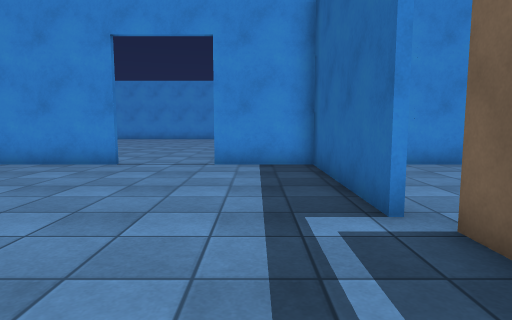
view 1 (above)

20 first-person views from a walk through a 3-D level made in the Unity game engine. The camera is 1.2 m above the floor, tilts 6° down and sees 75° across. The floor is counted in squares, 1 m on a side. Each view is taken from the middle of a square. On the plan, view 1 faces up. The plan holds only what a view shows up to about 14 squares ahead; the rest is blank. The place goes on beyond the plan. The player character is not drawn. Some animated figures are left out. Surface patterns are stand-ins for the level's own textures.

view 2
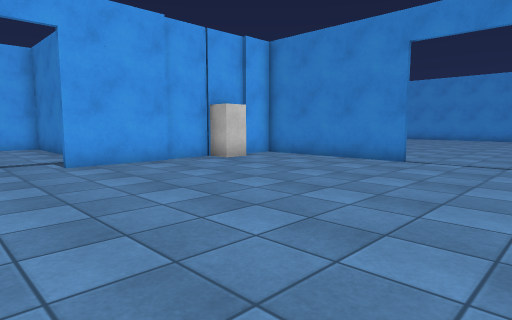

view 3
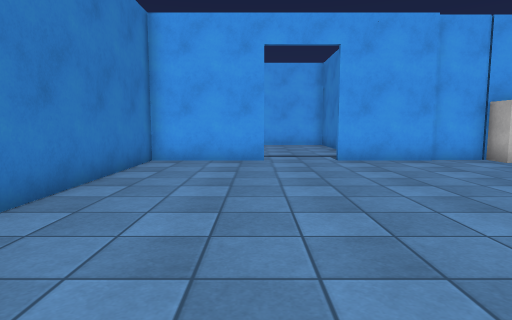

view 4
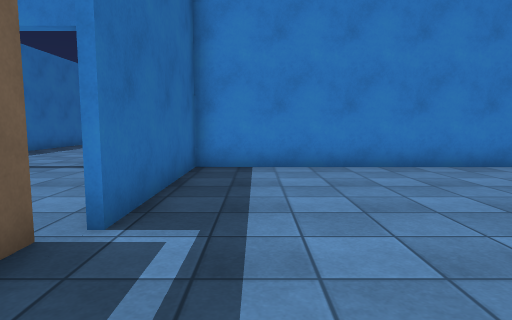

view 5
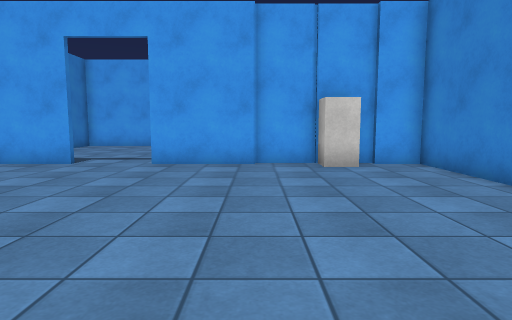

view 6
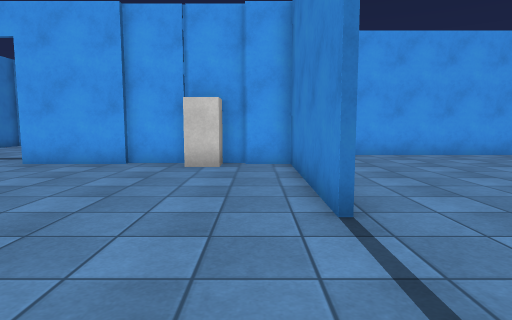

view 7
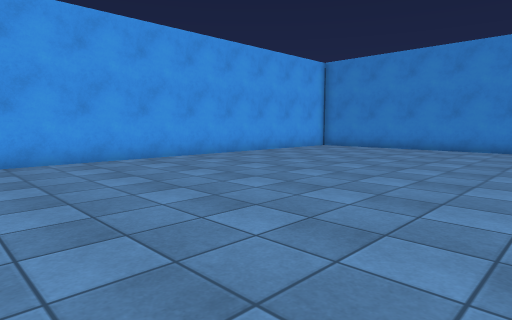

view 8
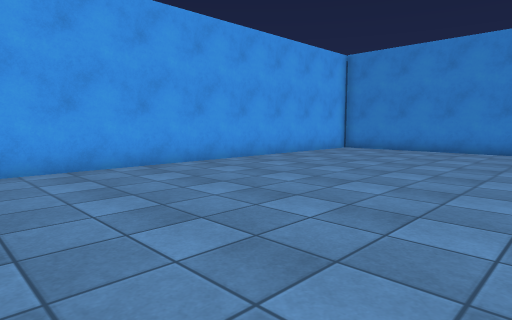

view 9
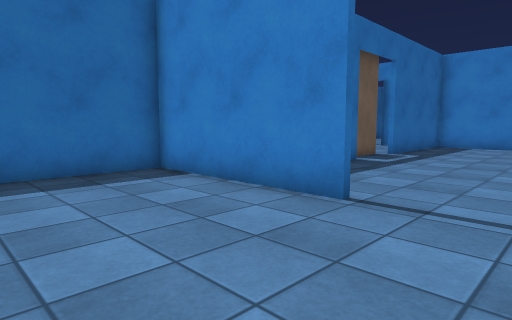

view 10
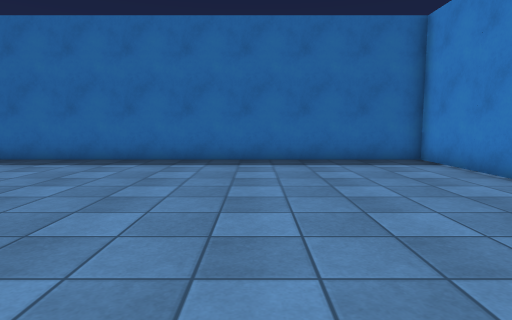

view 11
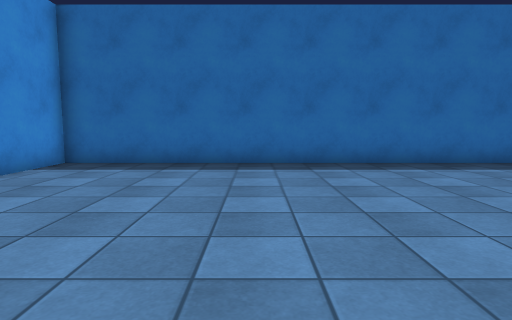

view 12
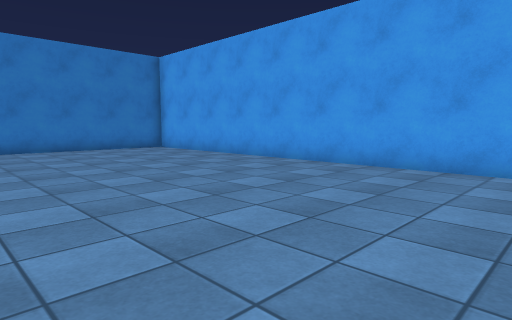

view 13
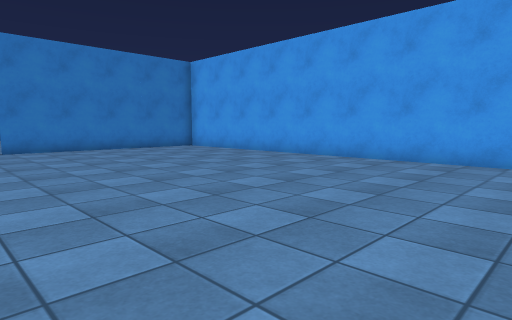

view 14
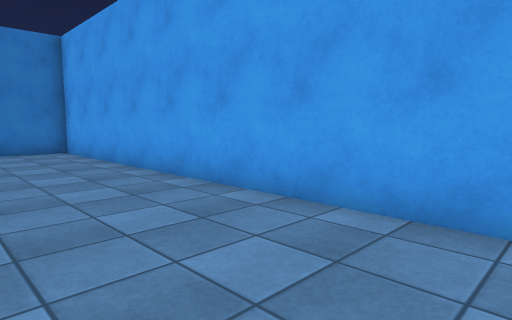

view 15
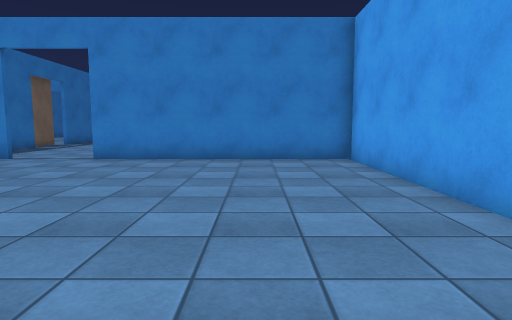

view 16
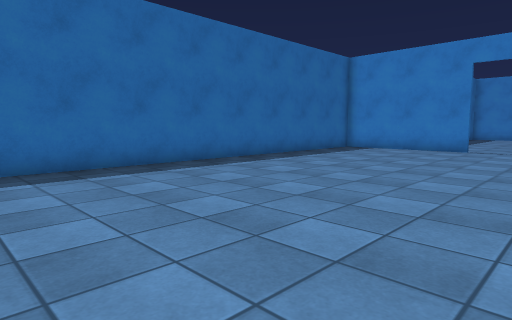

view 17
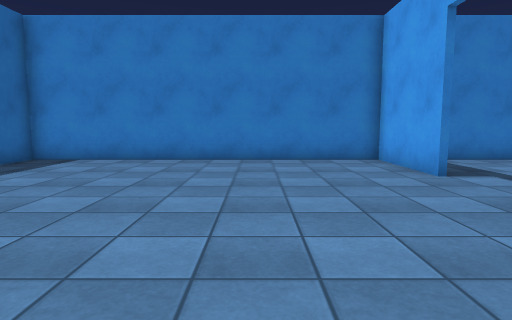

view 18
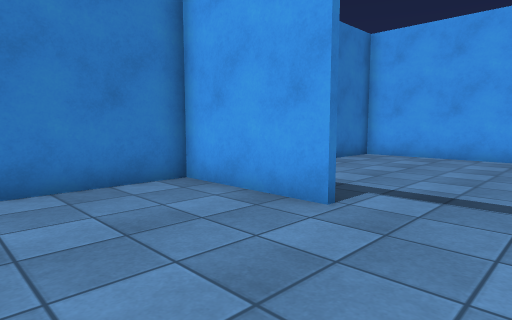

view 19
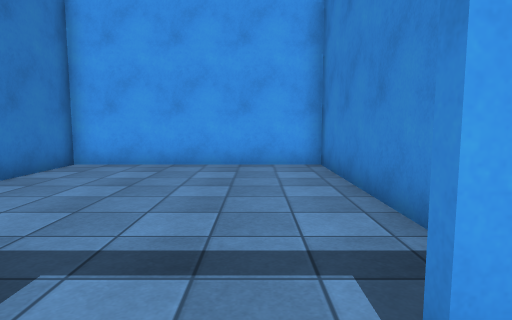

view 20
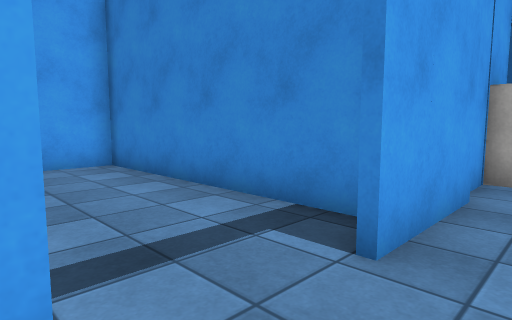

### Floor plan
Points are (right, up) in squares from view 1. A wall is a line through its corners. A room is listed if a view was taken in it or the views show most of it. See-through windows are left out.
Room 1 (views 1, 2, 3, 4, 5, 6, 17, 18, 19, 20)
walls: (-10.3, 5) (-10.3, 1.8); (-10.3, -0.6) (-10.3, -4.5) (1.7, -4.5) (1.7, 1.4); (-10.5, 6.6) (-10.5, 4.9); (1.7, 4.2) (1.7, 10.1) (-1.2, 10.1); (-4.2, 10.1) (-10.3, 10.1) (-10.3, 8.6)
ways out: opening at (-3, 9.7) to room 2; opening at (-10, 0.5) to room 3; opening at (2, 3); gap at (2, 1)
objects: block (-11, 7) to (-10, 8); block (2, 2) to (3, 3)
Room 2 (views 7, 8, 9, 10, 11, 12, 13, 14, 15, 16)
walls: (-1.4, 10.3) (4.5, 10.3); (-13.4, 25.9) (-13.4, 10.3) (-4.2, 10.3); (4.5, 10.1) (4.5, 27.5)
ways out: opening at (-3, 9.7) to room 1
Room 3 (no view inside)
walls: (-11, 3) (-19.1, 3) (-19.1, -4.5) (-12.6, -4.5)
ways out: opening at (-10, 0.5) to room 1

Positions as (right, up) in squares from view 1, and headings:
1: (0, 0), facing up
2: (0, -1), facing up-left
3: (1, -1), facing left
4: (0, 5), facing down
5: (0, 5), facing left
6: (0, 9), facing left
7: (-2, 11), facing up-left
8: (-4, 12), facing up-left
9: (-4, 15), facing down-right
10: (-7, 16), facing right
11: (-6, 22), facing right
12: (-4, 27), facing down-left
13: (-2, 27), facing down-left
14: (-9, 26), facing down-left
15: (-10, 22), facing down
16: (-5, 27), facing down-right
17: (-6, 7), facing down
18: (-6, 2), facing down-left
19: (-9, 1), facing left
20: (-9, -1), facing up-left
